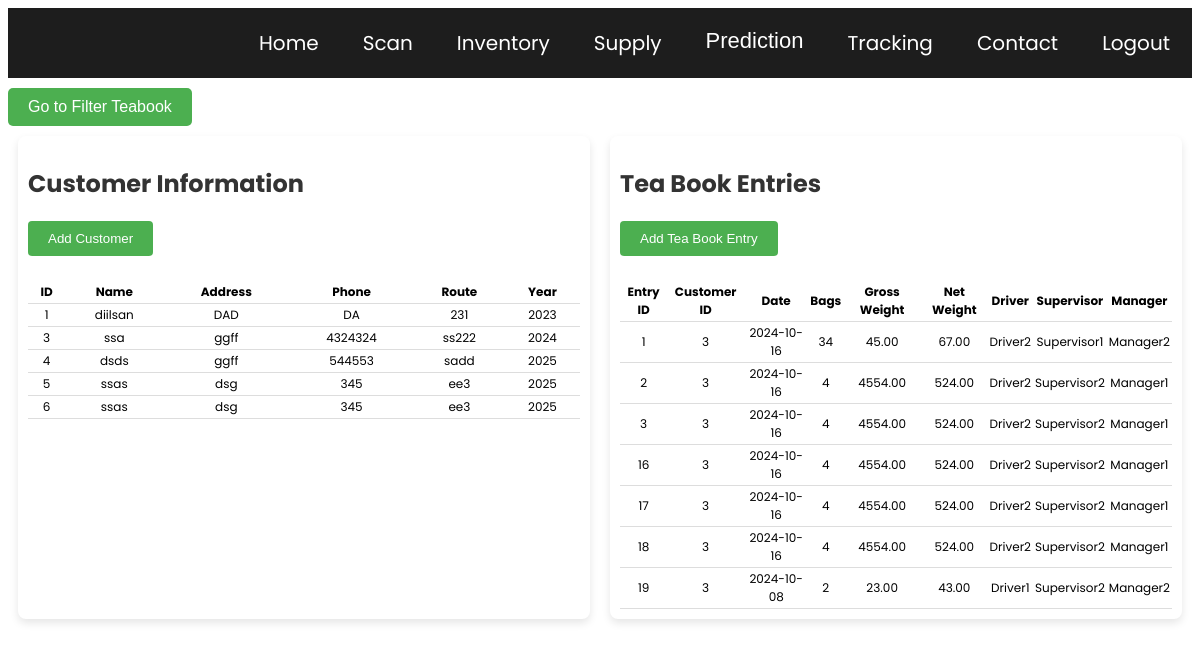
The page /teabook.php on the database as committed earlier.
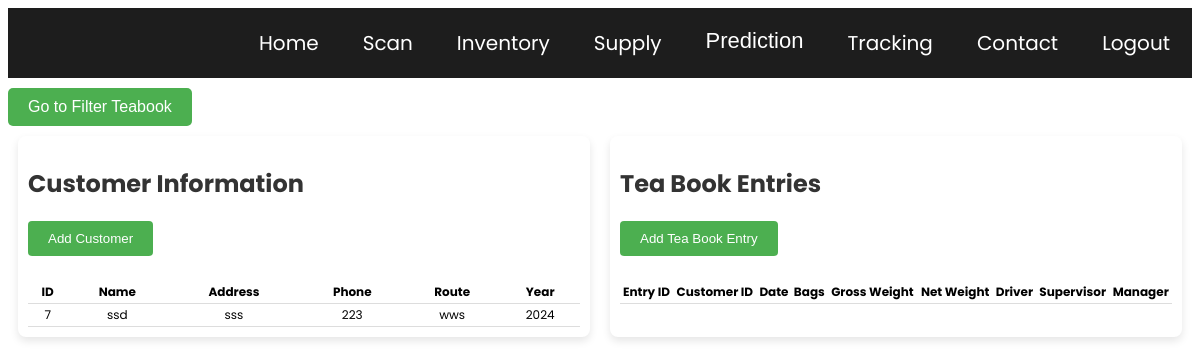
The same page on the database as committed later.
### tables this page shows
CREATE TABLE `customers` (
  `customer_id` int(11) NOT NULL,
  `name` varchar(100) DEFAULT NULL,
  `address` varchar(255) DEFAULT NULL,
  `phone_number` varchar(15) DEFAULT NULL,
  `route` varchar(50) DEFAULT NULL,
  `year` int(11) DEFAULT NULL,
  `month` varchar(20) DEFAULT NULL
);

CREATE TABLE `tea_book` (
  `entry_id` int(11) NOT NULL,
  `customer_id` int(11) DEFAULT NULL,
  `entry_date` date DEFAULT NULL,
  `bags` int(11) DEFAULT NULL,
  `gross_weight` decimal(10,2) DEFAULT NULL,
  `net_weight` decimal(10,2) DEFAULT NULL,
  `lorry_driver` varchar(100) DEFAULT NULL,
  `factory_supervisor` varchar(100) DEFAULT NULL,
  `factory_manager` varchar(100) DEFAULT NULL
);

### teabook.php (the view, shortened to what this page needs)
<?php
include 'db.php';
?>
<!DOCTYPE html>
<html lang="en">
<head>
    <link rel="stylesheet" href="teabook.css">
    <link rel="stylesheet" href="main.css">
</head>
<body>
    <header>
        <nav>
            <ul>
                <li><a href="home.php">Home</a></li>
                <li><a href="scan_login.php">Scan</a></li>
                <li><a href="inventory.php">Inventory</a></li>
                <li><a href="supply.php">Supply</a></li>
                <li class="dropdown">
                    <a href="javascript:void(0)" class="dropbtn">Prediction</a>
                </li>
                <li><a href="tracking.php">Tracking</a></li>
                <li><a href="contact.php">Contact</a></li>
                <li><a href="logout.php">Logout</a></li>
            </ul>
        </nav>
    </header>
<button onclick="window.location.href='filter_teabook.php'" style="background-color: #4CAF50; color: white; padding: 10px 20px; border: none; border-radius: 5px; cursor: pointer; font-size: 16px; margin-top: 10px;">
    Go to Filter Teabook
</button>
    <div class="container">
        <div class="table-section">
            <h2>Customer Information</h2>
            <button onclick="openModal('customerModal')" class="open-modal-btn">Add Customer</button>
            <table>
                <thead>
                    <tr>
                        <th>ID</th>
                        <th>Name</th>
                        <th>Address</th>
                        <th>Phone</th>
                        <th>Route</th>
                        <th>Year</th>
                    </tr>
                </thead>
                <tbody>
                    <?php
                    $result = $conn->query("SELECT * FROM customers");
                    while ($row = $result->fetch_assoc()) {
                        echo "<tr>
                                <td>{$row['customer_id']}</td>
                                <td>{$row['name']}</td>
                                <td>{$row['address']}</td>
                                <td>{$row['phone_number']}</td>
                                <td>{$row['route']}</td>
                                <td>{$row['year']}</td>
                              </tr>";
                    }
                    ?>
                </tbody>
            </table>
        </div>
        <div class="table-section">
            <h2>Tea Book Entries</h2>
            <button onclick="openModal('teaBookModal')" class="open-modal-btn">Add Tea Book Entry</button>
            <table>
                <thead>
                    <tr>
                        <th>Entry ID</th>
                        <th>Customer ID</th>
                        <th>Date</th>
                        <th>Bags</th>
                        <th>Gross Weight</th>
                        <th>Net Weight</th>
                        <th>Driver</th>
                        <th>Supervisor</th>
                        <th>Manager</th>
                    </tr>
                </thead>
                <tbody>
                    <?php
                    $result = $conn->query("SELECT * FROM tea_book");
                    while ($row = $result->fetch_assoc()) {
                        echo "<tr>
                                <td>{$row['entry_id']}</td>
                                <td>{$row['customer_id']}</td>
                                <td>{$row['entry_date']}</td>
                                <td>{$row['bags']}</td>
                                <td>{$row['gross_weight']}</td>
                                <td>{$row['net_weight']}</td>
                                <td>{$row['lorry_driver']}</td>
                                <td>{$row['factory_supervisor']}</td>
                                <td>{$row['factory_manager']}</td>
                              </tr>";
                    }
                    ?>
                </tbody>
            </table>
        </div>
    </div>
</body>
</html>

### teabook.css (style rules this page uses)
.container { display: flex; justify-content: space-around; width: 100%; }
.table-section { width: 100%; margin: 10px; padding: 10px; background-color: #fff; box-shadow: 0 4px 8px rgba(0, 0, 0, 0.1); border-radius: 8px; }
th, td { padding: 2px; text-align: center; font-size: 12px; border-bottom: 1px solid #ddd; }
table { width: 100%; border-collapse: collapse; margin-top: 10px; }
.table-section h2 { color: #333; }
.open-modal-btn { background-color: #4CAF50; color: white; border: none; padding: 10px 20px; cursor: pointer; margin-bottom: 15px; }
button { background-color: #4CAF50; color: white; padding: 10px; border: none; border-radius: 4px; cursor: pointer; }

### main.css (style rules this page uses)
body { background-size: cover; background-position: center; background-repeat: no-repeats; background-attachment: fixed; animation: change 60000ms infinite ease-in-out; font-family: Poppins; }
header { width: 100%; top: 0; left: 0; }
nav { background-color: rgba(0, 0, 0, 0.885); width: 100%; }
nav ul { display: flex; justify-content: right; list-style: none; padding: 0; margin: 0; }
nav ul li { margin: 0 2px; padding:20px 10px; }
nav ul li a { color: #ffffff; text-decoration: none; padding: 10px; font-size: 20px; font-family:poppins; transition: background-color 0.3s, color 0.3s; }
nav ul li .dropbtn { background-color: transparent; color: #fff; font-size: 22px; font-family: Verdana, Geneva, Tahoma, sans-serif; padding: 10px; border: none; cursor: pointer; transition: background-color 0.3s, color 0.3s; text-decoration: none; }

Rows that differ between the two databases and show on the page:
removed customers: customer_id "1", name "diilsan", address "DAD", phone_number "DA", route "231", year "2023"
removed customers: customer_id "3", name "ssa", address "ggff", phone_number "4324324", route "ss222", year "2024"
removed customers: customer_id "4", name "dsds", address "ggff", phone_number "544553", route "sadd", year "2025"
removed customers: customer_id "5", name "ssas", address "dsg", phone_number "345", route "ee3", year "2025"
removed customers: customer_id "6", name "ssas", address "dsg", phone_number "345", route "ee3", year "2025"
removed tea_book: entry_id "1", customer "3", entry_date "2024-10-16", bags "34", gross_weight "45.00", net_weight "67.00", lorry_driver "Driver2", factory_supervisor "Supervisor1", factory_manager "Manager2"
removed tea_book: entry_id "2", customer "3", entry_date "2024-10-16", bags "4", gross_weight "4554.00", net_weight "524.00", lorry_driver "Driver2", factory_supervisor "Supervisor2", factory_manager "Manager1"
removed tea_book: entry_id "3", customer "3", entry_date "2024-10-16", bags "4", gross_weight "4554.00", net_weight "524.00", lorry_driver "Driver2", factory_supervisor "Supervisor2", factory_manager "Manager1"
removed tea_book: entry_id "16", customer "3", entry_date "2024-10-16", bags "4", gross_weight "4554.00", net_weight "524.00", lorry_driver "Driver2", factory_supervisor "Supervisor2", factory_manager "Manager1"
removed tea_book: entry_id "17", customer "3", entry_date "2024-10-16", bags "4", gross_weight "4554.00", net_weight "524.00", lorry_driver "Driver2", factory_supervisor "Supervisor2", factory_manager "Manager1"
removed tea_book: entry_id "18", customer "3", entry_date "2024-10-16", bags "4", gross_weight "4554.00", net_weight "524.00", lorry_driver "Driver2", factory_supervisor "Supervisor2", factory_manager "Manager1"
removed tea_book: entry_id "19", customer "3", entry_date "2024-10-08", bags "2", gross_weight "23.00", net_weight "43.00", lorry_driver "Driver1", factory_supervisor "Supervisor2", factory_manager "Manager2"
added customers: customer_id "7", name "ssd", address "sss", phone_number "223", route "wws", year "2024"
